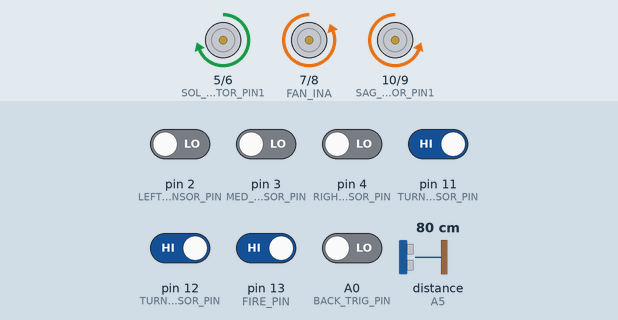
The program below on a simulated Arduino Uno, built with avr-gcc and run on an emulated ATmega328P. Parts: motor-driver pin pairs drawn as motors (green arrow = first pin HIGH = forward, orange = second pin HIGH = backward, longer = more drive). Wiring (inferred from the names in the program): ultrasonic range finder: trigger A4; echo A5. The inputs (shaded band) are chosen by the test bench; at power-on: pin 11 (TURN_RIGHT_SENSOR_PIN), pin 12 (TURN_LEFT_SENSOR_PIN), pin 13 (FIRE_PIN) HIGH, A0 (BACK_TRIG_PIN), pin 2 (LEFT_SENSOR_PIN), pin 3 (MED_SENSOR_PIN), pin 4 (RIGHT_SENSOR_PIN) LOW, distance to the obstacle (sensor on A5) 80 cm. The echo pulse lasts 58.3 µs per cm.

Above: at 1.2 s.
1.3 s: pin 2 (LEFT_SENSOR_PIN) driven HIGH and pin 4 (RIGHT_SENSOR_PIN) driven HIGH
4.3 s: A0 (BACK_TRIG_PIN) driven HIGH
At 5.13 s:
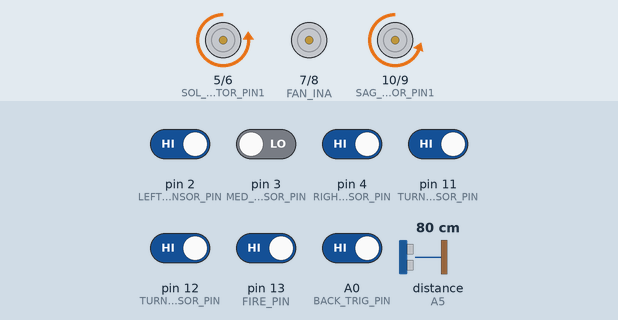
At 5.72 s:
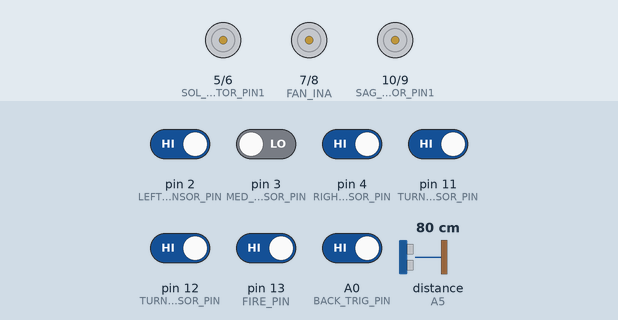
7.3 s: distance to the obstacle (sensor on A5) set to 7 cm
10.3 s: distance to the obstacle (sensor on A5) set to 4 cm
13.3 s: pin 13 (FIRE_PIN) driven LOW
At 14.5 s:
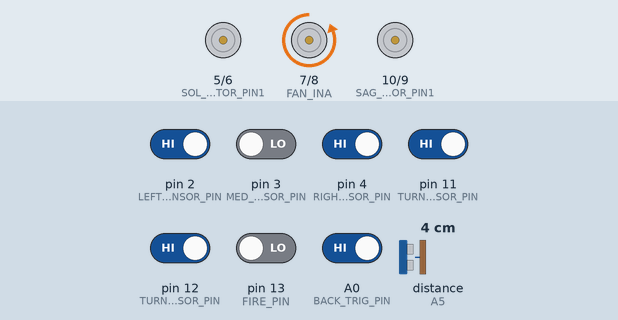
14.8 s: pin 12 (TURN_LEFT_SENSOR_PIN) driven LOW
At 16.1 s:
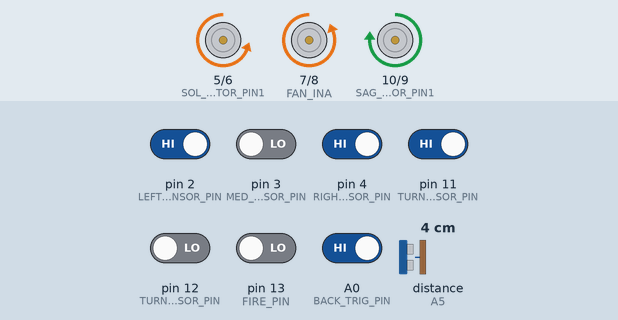
Timing chart, 0 to 17.3 s (numbered marks = the images above; inputs shaded):
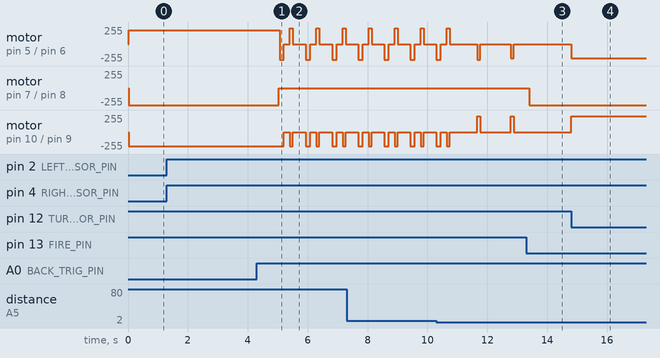

Measured:
- after the input at 1.3 s, every drawn part: stays the same
- after the input at 4.3 s, motor on pin 7 (FAN_INA) / pin 8 (FAN_INB): goes on until 5.0 s, then stays stopped
- after the input at 13.3 s, motor on pin 5 (SOL_MOTOR_PIN1) / pin 6 (SOL_MOTOR_PIN2): stays stopped (without the input it goes to backward 210/255 after 0.59 s); motor on pin 7 (FAN_INA) / pin 8 (FAN_INB): stopped → backward 255/255 after 0.09 s
- after the input at 14.8 s, motor on pin 5 (SOL_MOTOR_PIN1) / pin 6 (SOL_MOTOR_PIN2): stopped → backward 210/255 at once; motor on pin 10 (SAG_MOTOR_PIN1) / pin 9 (SAG_MOTOR_PIN2): stopped → forward 235/255 at once

The program:

main.cpp
```cpp
#include <Arduino.h>

// -------------------------------- MOTOR PİNLERİ --------------------------------
const int SOL_MOTOR_PIN1 = 5;
const int SOL_MOTOR_PIN2 = 6;
const int SAG_MOTOR_PIN2 = 9;
const int SAG_MOTOR_PIN1 = 10;

// ------------------------ MERKEZ 3 SENSÖR (DENGE İÇİN) -------------------------
const int LEFT_SENSOR_PIN = 2;
const int MED_SENSOR_PIN = 3;
const int RIGHT_SENSOR_PIN = 4;

// -------------------  2 DIŞ SENSÖR (KAVŞAK VE DÖNÜŞ İÇİN) ------------------
const int TURN_RIGHT_SENSOR_PIN = 11;
const int TURN_LEFT_SENSOR_PIN = 12;

// ---------------------------- MESAFE SENSÖR PİNLERİ ----------------------------
const int FRONT_TRIG_PIN = A4;
const int FRONT_ECHO_PIN = A5;
const int BACK_TRIG_PIN = A0;
const int BACK_ECHO_PIN = A1;

float front_duration;
float back_duration;
int front_distance;
int back_distance;

// --------------------------------- DİĞER PİNLER --------------------------------
const int FIRE_PIN = 13;
const int FIRE_PIN2 = A0;
const int FAN_INA = 7;
const int FAN_INB = 8;

// ------------------------------ TEMEL DEĞİŞKENLER ------------------------------

const int BLACK = 1;
const int WHITE = 0;

bool saga;

const int LOW_SPEED = 55;
const int MED_SPEED = 105;
const int HIGH_SPEED = 210;

const int TOLERANS = 25;

// --- DURUM MAKİNESİ ---
enum RobotState {CIZGI_IZLE, DUVAR, YANGIN_SONDUR};
RobotState currentState = CIZGI_IZLE;

// ----------------------------- MOTOR FONKSİYONLARI -----------------------------
void motor_ileri(int pin1, int pin2, int speed) {
  analogWrite(pin1, 0); analogWrite(pin2, speed);
}
void motor_geri(int pin1, int pin2, int speed) {
  analogWrite(pin2, 0); analogWrite(pin1, speed);
}
void motor_dur(int pin1, int pin2) {
  digitalWrite(pin1, LOW); digitalWrite(pin2, LOW);
}

// ----------------------------- ROBOT FONKSİYONLARI -----------------------------
void duz_git() {
  motor_ileri(SOL_MOTOR_PIN1, SOL_MOTOR_PIN2, HIGH_SPEED + TOLERANS);
  motor_ileri(SAG_MOTOR_PIN1, SAG_MOTOR_PIN2, HIGH_SPEED);
}

void geri_git() {
  motor_geri(SOL_MOTOR_PIN1, SOL_MOTOR_PIN2, HIGH_SPEED);
  motor_geri(SAG_MOTOR_PIN1, SAG_MOTOR_PIN2, HIGH_SPEED + TOLERANS);
}

void dur() {
  motor_dur(SAG_MOTOR_PIN1, SAG_MOTOR_PIN2);
  motor_dur(SOL_MOTOR_PIN1, SOL_MOTOR_PIN2);
}

void sola_don_90() {
  dur();
  delay(200);
  motor_ileri(SAG_MOTOR_PIN1, SAG_MOTOR_PIN2, HIGH_SPEED);
  motor_geri(SOL_MOTOR_PIN1, SOL_MOTOR_PIN2, HIGH_SPEED + TOLERANS);
  delay(100);
  while(digitalRead(LEFT_SENSOR_PIN) != BLACK);
  dur();
  delay(200);
}

void saga_don_90() {
  dur();
  delay(200);
  if (digitalRead(LEFT_SENSOR_PIN) == BLACK || digitalRead(MED_SENSOR_PIN) == BLACK || digitalRead(RIGHT_SENSOR_PIN) == BLACK) {
    return;
  }
  motor_ileri(SOL_MOTOR_PIN1, SOL_MOTOR_PIN2, HIGH_SPEED + TOLERANS);
  motor_geri(SAG_MOTOR_PIN1, SAG_MOTOR_PIN2,HIGH_SPEED);
  delay(100);
  while(digitalRead(RIGHT_SENSOR_PIN) != BLACK);
  dur();
  delay(200);
}

void tam_tur_don() {
  dur();
  delay(500);
  motor_ileri(SOL_MOTOR_PIN1, SOL_MOTOR_PIN2, HIGH_SPEED);
  motor_geri(SAG_MOTOR_PIN1, SAG_MOTOR_PIN2, HIGH_SPEED + TOLERANS);
  delay(100);
  while(digitalRead(RIGHT_SENSOR_PIN) != BLACK) {
    if (digitalRead(FIRE_PIN) == 0 || digitalRead(FIRE_PIN2) == 0) {
      currentState = YANGIN_SONDUR;
      break;
    }
  }
  dur();
  delay(500);
}

void cizgiyi_takip_et(int LS, int MS, int RS) {
  if (LS == BLACK && MS == WHITE && RS == WHITE) {
    motor_dur(SOL_MOTOR_PIN1, SOL_MOTOR_PIN2);
    motor_ileri(SAG_MOTOR_PIN1, SAG_MOTOR_PIN2, HIGH_SPEED);
  }
  else if (LS == BLACK && MS == BLACK && RS == WHITE) {
    motor_ileri(SOL_MOTOR_PIN1, SOL_MOTOR_PIN2,MED_SPEED+TOLERANS);
    motor_ileri(SAG_MOTOR_PIN1, SAG_MOTOR_PIN2, HIGH_SPEED);
  }
  else if (LS == WHITE && MS == WHITE && RS == BLACK) {
      motor_ileri(SOL_MOTOR_PIN1, SOL_MOTOR_PIN2, HIGH_SPEED + TOLERANS);
      motor_dur(SAG_MOTOR_PIN1, SAG_MOTOR_PIN2);
  }
  else if (LS == WHITE && MS == BLACK && RS == BLACK) {
    motor_ileri(SOL_MOTOR_PIN1, SOL_MOTOR_PIN2, HIGH_SPEED + TOLERANS);
    motor_ileri(SAG_MOTOR_PIN1, SAG_MOTOR_PIN2,MED_SPEED);
  }
  else if (digitalRead(TURN_LEFT_SENSOR_PIN)==WHITE &&
    LS == WHITE && MS == WHITE && RS == WHITE &&
    digitalRead(TURN_RIGHT_SENSOR_PIN)==WHITE) {
    duz_git();
    delay(100);
    dur();
    delay(100);
    geri_git();
    delay(200);
    if (digitalRead(TURN_LEFT_SENSOR_PIN)==WHITE &&
    LS == WHITE && MS == WHITE && RS == WHITE &&
    digitalRead(TURN_RIGHT_SENSOR_PIN)==WHITE) {
      tam_tur_don();
    }
  }
  else {
      duz_git();
  }
}

// ------------------------------- MESAFE İŞLEMLERİ ------------------------------
int front_distance_value() {
    delay(5);
    digitalWrite(FRONT_TRIG_PIN, LOW);
    delayMicroseconds(2);
    digitalWrite(FRONT_TRIG_PIN, HIGH);
    delayMicroseconds(10);
    digitalWrite(FRONT_TRIG_PIN, LOW);
    front_duration = pulseIn(FRONT_ECHO_PIN, HIGH);
    front_distance = front_duration * 0.034 / 2;
    // Serial.println(front_distance);
    return front_distance;
}

// ----------------------------- KAVŞAK KARAR MANTIĞI ----------------------------

void kavsak_karari_ver(int TURN_L, int TURN_R) {
  duz_git();
  long timespot = millis();
  while (millis() - timespot < 150) {
    if (digitalRead(TURN_LEFT_SENSOR_PIN) == BLACK) {
      TURN_L = BLACK;
    }
    if (digitalRead(TURN_RIGHT_SENSOR_PIN) == BLACK) {
      TURN_R = BLACK;
    }
  }
  if (TURN_L == BLACK) {
    sola_don_90();
  }
  if (TURN_R == BLACK) {
    saga_don_90();
  }
}
// ------------------------------------ SETUP ------------------------------------
void setup() {
  Serial.begin(9600);

  pinMode(SAG_MOTOR_PIN1, OUTPUT);
  pinMode(SAG_MOTOR_PIN2, OUTPUT);
  pinMode(SOL_MOTOR_PIN1, OUTPUT);
  pinMode(SOL_MOTOR_PIN2, OUTPUT);

  pinMode(LEFT_SENSOR_PIN, INPUT);
  pinMode(MED_SENSOR_PIN, INPUT);
  pinMode(RIGHT_SENSOR_PIN, INPUT);
  pinMode(TURN_LEFT_SENSOR_PIN, INPUT);
  pinMode(TURN_RIGHT_SENSOR_PIN, INPUT);

  pinMode(FRONT_TRIG_PIN, OUTPUT);
  pinMode(FRONT_ECHO_PIN, INPUT);
  pinMode(BACK_TRIG_PIN, OUTPUT);
  pinMode(BACK_ECHO_PIN, INPUT);

  pinMode(FIRE_PIN, INPUT);
  pinMode(FIRE_PIN2, INPUT);
  pinMode(FAN_INA, OUTPUT);
  pinMode(FAN_INB, OUTPUT);
}

// ------------------------------------ LOOP -------------------------------------
void loop() {

   int mesafe1 = front_distance_value();
   int mesafe2 = front_distance_value();
   int mesafe3 = front_distance_value();
   if ((mesafe1 + mesafe2 + mesafe3) / 3  < 5) {
       currentState = DUVAR;
   }

   // 2. Acil Durum Kontrolü
   if (digitalRead(FIRE_PIN) == 0 || digitalRead(FIRE_PIN2) == 0) {
     currentState = YANGIN_SONDUR;
   }

   // 3. Sensör Okumaları
   int LS = digitalRead(LEFT_SENSOR_PIN);
   int MS = digitalRead(MED_SENSOR_PIN);
   int RS = digitalRead(RIGHT_SENSOR_PIN);
   int TURN_L = digitalRead(TURN_LEFT_SENSOR_PIN);
   int TURN_R = digitalRead(TURN_RIGHT_SENSOR_PIN);

   switch (currentState) {
   case CIZGI_IZLE:
     if ((TURN_L == BLACK || TURN_R == BLACK) && (LS == BLACK || MS == BLACK || RS == BLACK)) {
       kavsak_karari_ver(TURN_L, TURN_R);
     } else {
       cizgiyi_takip_et(LS, MS, RS);
     }
     break;

   case DUVAR:
     tam_tur_don();
     currentState = CIZGI_IZLE;
     break;

   case YANGIN_SONDUR:
     dur();
     digitalWrite(FAN_INA, LOW);
     digitalWrite(FAN_INB, HIGH);
     unsigned long startmilli = millis();
     while (millis() - startmilli < 5000) {
       while (digitalRead(TURN_LEFT_SENSOR_PIN) != BLACK) {
         motor_ileri(SOL_MOTOR_PIN1, SOL_MOTOR_PIN2, HIGH_SPEED);
         motor_geri(SAG_MOTOR_PIN1, SAG_MOTOR_PIN2,HIGH_SPEED);
       }
       while (digitalRead(RIGHT_SENSOR_PIN) != BLACK) {
         motor_geri(SOL_MOTOR_PIN1, SOL_MOTOR_PIN2, HIGH_SPEED);
         motor_ileri(SAG_MOTOR_PIN1, SAG_MOTOR_PIN2, HIGH_SPEED);
       }
     }
     digitalWrite(FAN_INA, LOW);
     digitalWrite(FAN_INB, LOW);
     currentState = CIZGI_IZLE;
     break;
   }
}
```
